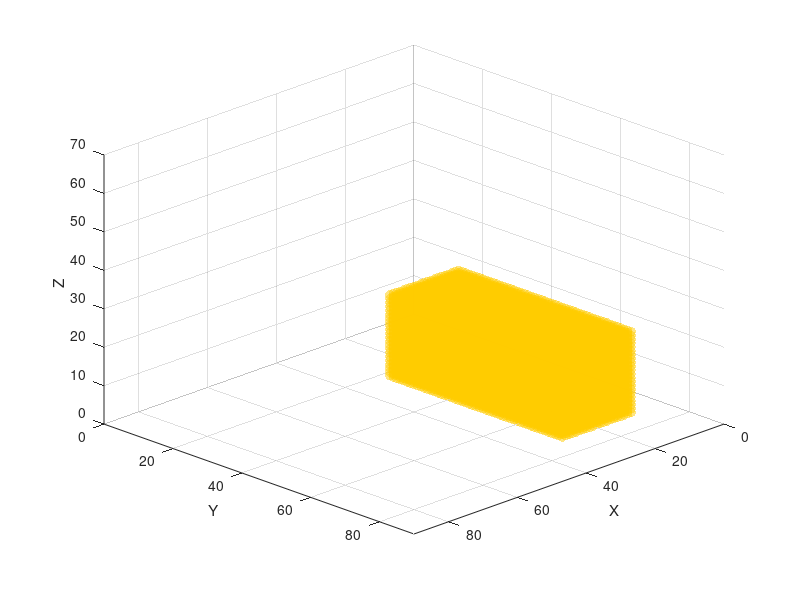

Here is the MATLAB script that generated this plot: (Note: this script raises an error after producing the figure.)
%% Map dimensions (MAKE SURE THEY ARE THE SAME AS THE MAP CREATOR)
mapSizeX = 90; mapSizeY = 90; mapSizeZ = 70;
mapSize = [mapSizeX, mapSizeY, mapSizeZ];

%% Generate ROI and Object positions
% We store environment state in this matrix with this values:
% ---- 0 = free | 1= Occupied | 2 = unexplored | 3 = Frontier | 4 = ROI | 
% ---- 5 = Object
voxelStates = 2*ones(mapSize);

%% DEFINE ROI SETTINGS
voxelStates(10:30, 23:73, 1:22) = 4;

%% DEFINE OBJECTIVE LOCATION
objectX=26; objectY=41; objectZ=5;

% Define the object value
objectValue = 5;
% Compute 3x3x3 block centered on the object position
for dx = -1:1
    for dy = -1:1
        for dz = -1:1
            x = objectX + dx;
            y = objectY + dy;
            z = objectZ + dz;

            % Check bounds before assigning
            if x >= 1 && x <= size(voxelStates,1) && ...
               y >= 1 && y <= size(voxelStates,2) && ...
               z >= 1 && z <= size(voxelStates,3)
                voxelStates(x,y,z) = objectValue;
            end
        end
    end
end

figure;             
hold on; 
axis([0 mapSize(1) 0 mapSize(2) 0 mapSize(3)]);
grid on;
xlabel('X'); ylabel('Y'); zlabel('Z');


[rx, ry, rz] = ind2sub(size(voxelStates), find(voxelStates == 4));
scatter3(rx-0.5, ry-0.5, rz-0.5, 50, [1, 0.8, 0], 'filled', 'MarkerFaceAlpha', 0.5);

[gx, gy, gz] = ind2sub(size(voxelStates), find(voxelStates == 5));
scatter3(gx-0.5, gy-0.5, gz-0.5, 50, [0.6, 0.2, 0.8], 'filled', 'MarkerFaceAlpha', 1);

view(135, 30);

%% Save Voxel Initial States Matrix
save('../../Maps_ROI_Object_Situations/LivingRoom_2_situations/LivingRoom_2_voxelStates_4.mat','voxelStates');
disp('saved voxelStates')
